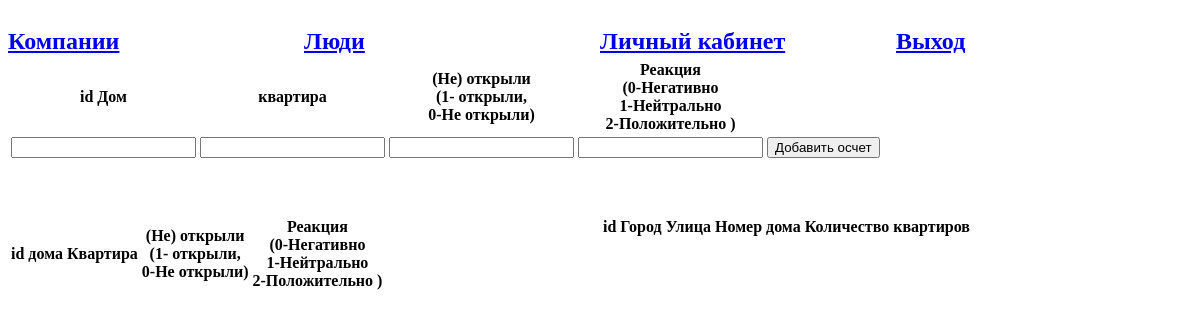
/fill_countdown/1/ (signed in), run on an earlier commit of the app's database.
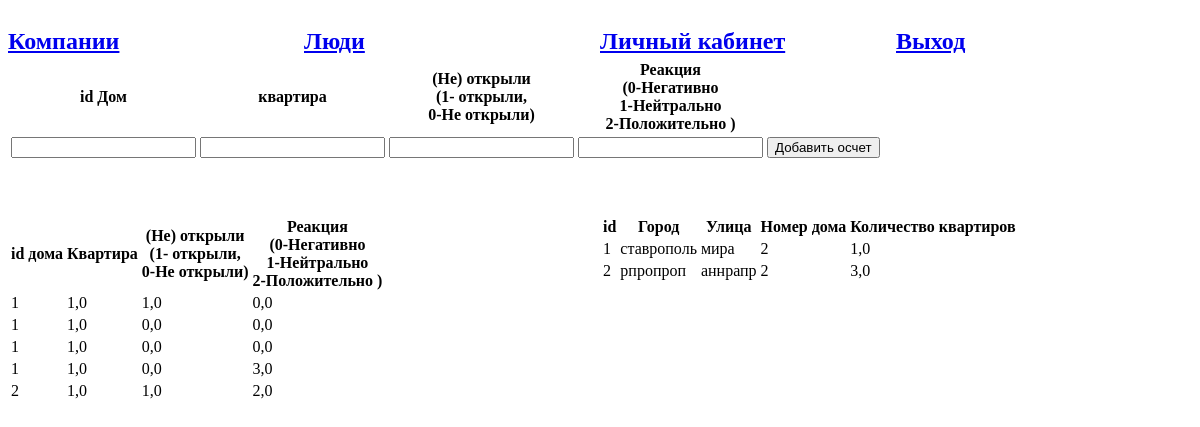
And on a later commit of the database.
### main/models.py (models this page shows)
class Bypass_result(models.Model):
	home = models.ForeignKey(Home, on_delete=models.CASCADE )
	apartment = models.FloatField()
	open_close = models.FloatField()
	reaction = models.FloatField()

class Home(models.Model):
	company = models.ManyToManyField("Company")
	city = models.TextField()
	street = models.TextField()
	num_home = models.CharField(max_length=10)
	col_apartment = models.FloatField()

### main/views.py (the view)
# urls.py: path("fill_countdown/<int:id>/",views.fill_countdown, name = "fill_countdown"),
def fill_countdown(request,id):
	hm = Home.objects.filter(company = id)
	dr = []
	for i in hm:
		dr += Bypass_result.objects.filter(home = i)
	return render(request, "main/fill_countdown.html", {'Bypass_results':dr,"Homes":hm,"id" : id})

### main/templates/main/fill_countdown.html (shortened to what this page needs)
{% extends "main/base.html" %}
{% block content %}
	{% if user.is_authenticated  %}
	<form method="post" action="/fill_countdown_create/{{id}}/">
		<table>
			<thead>
				<th>id Дом</th> <th>квартира</th> <th>(Не) открыли<br /> (1- открыли,<br /> 0-Не открыли) </th> <th>Реакция <br />(0-Негативно <br /> 1-Нейтрально <br /> 2-Положительно ) </th>
			</thead>
			<tr>
				<td> <input type="text" name="home_id" /> </td>
				<td> <input type="text" name="apartment" /> </td>
				<td> <input type="text" name="un_open" /> </td>
				<td> <input type="text" name="reaction" /> </td>
				<td> <input type="submit", value="Добавить осчет" /> </td>
			</tr>
		</table>
	</form>
	<br />
	<br />
	<br />
	{% if Bypass_result.count != 0 %}
	<dif style="float: left; width: 50%; height: 50px;">
		<table>
			<thead>
				<th>id дома</th>
				<th>Квартира</th>
				<th>(Не) открыли<br /> (1- открыли,<br /> 0-Не открыли)</th>
				<th>Реакция <br />(0-Негативно <br /> 1-Нейтрально <br /> 2-Положительно ) </th>
			</thead>
			{% for Bypass_result in  Bypass_results%}
				<tr>
					<td>{{ Bypass_result.home.id }} </td>
					<td>{{ Bypass_result.apartment }} </td>
					<td>{{ Bypass_result.open_close }} </td>
					<td>{{ Bypass_result.reaction }} </td>
				</tr>
			{% endfor %}
		</table>
	</dif>
	{% endif %}
	<div style="float: left; width: 50%; height: 50px;">
	<table>
		<thead>
			<th>id</th>
			<th>Город</th>
			<th>Улица</th>
			<th>Номер дома</th>
			<th>Количество квартиров</th>
		</thead>
		{% for home in Homes %}
			<tr>
				<td>{{ home.id }}</td>
				<td>{{ home.city }}</td>
				<td>{{ home.street }}</td>
				<td>{{ home.num_home }}</td>
				<td>{{ home.col_apartment }}</td>
			</tr>
		{% endfor %}
	</table>
	</div>
	{% endif %}
{% endblock %}

### main/templates/main/base.html (shortened to what this page needs)
<!DOCTYPE html>
<html>
	<head>
				<header>
			<div style="float: left; width: 25%; height: 50px;">
				<a href="/companies"><h2>Компании</h2></a>
			</div>
			<div style="float: left; width: 25%; height: 50px;">
				<a href="/People"><h2>Люди</h2></a>
			</div>
			<div style="float: left; width: 25%; height: 50px;">
				<a href="/personal_area"><h2>Личный кабинет</h2></a>
			</div>
			<div style="float: left; width: 25%; height: 50px;">
				{% if user.is_authenticated  %}
					<a href="{% url 'logout' %}"><h2>Выход</h2></a>
				{% else %}
					<h2><a href="registration">Регистрация</a><br />
						или<br />
					<a href="accounts/login/">Войти</a></h2>
				{% endif %}
			</div>
		</header>
	</head>
	<body>
		{% block content %}
		{% endblock%}
	</body>
</html>

What changed in the data, as far as the page shows it:
added Bypass_result: home.id "1", apartment "1,0", open_close "1,0", reaction "0,0"
added Bypass_result: home.id "1", apartment "1,0", open_close "0,0", reaction "0,0"
added Bypass_result: home.id "1", apartment "1,0", open_close "0,0", reaction "0,0"
added Bypass_result: home.id "1", apartment "1,0", open_close "0,0", reaction "3,0"
added Bypass_result: home.id "2", apartment "1,0", open_close "1,0", reaction "2,0"
added Home: id "1", city "ставрополь", street "мира", num_home "2", col_apartment "1,0"
added Home: id "2", city "рпропроп", street "аннрапр", num_home "2", col_apartment "3,0"
